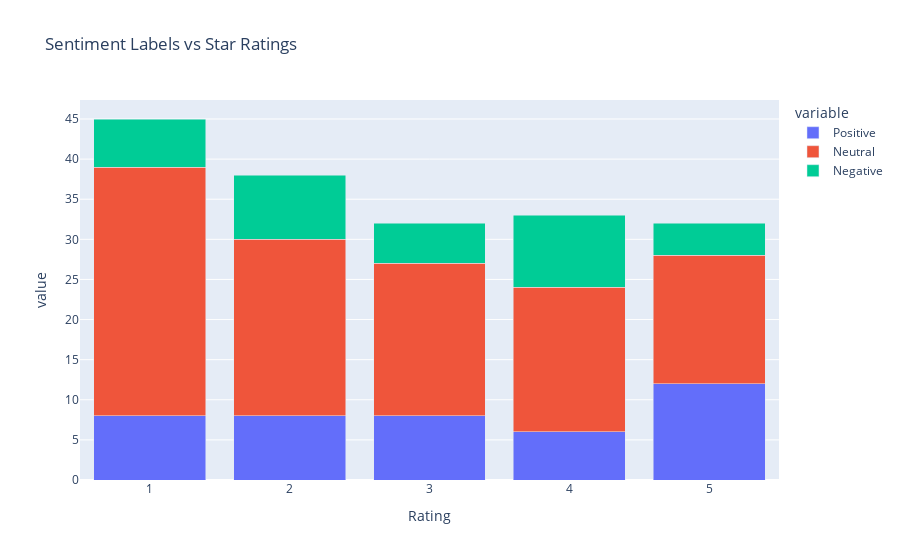

The notebook cell this image was saved under:
### Code cell
sentiment_rating = pd.crosstab(df2["Rating"], df2["Sentiment"]).reset_index()

fig = px.bar(sentiment_rating, x="Rating",
             y=["Positive","Neutral","Negative"],
             title="Sentiment Labels vs Star Ratings",
             barmode="stack")
fig.show()

### Figure 1 — Plotly figure (JSON) as saved in the notebook; plotly's stock layout.template omitted (floating-point values rounded to 4 significant figures)
{"data": [{"alignmentgroup": "True", "hovertemplate": "variable=Positive<br>Rating=%{x}<br>value=%{y}<extra></extra>", "legendgroup": "Positive", "marker": {"color": "#636efa", "pattern": {"shape": ""}}, "name": "Positive", "offsetgroup": "Positive", "orientation": "v", "showlegend": true, "textposition": "auto", "type": "bar", "x": [1, 2, 3, 4, 5], "xaxis": "x", "y": [8, 8, 8, 6, 12], "yaxis": "y"}, {"alignmentgroup": "True", "hovertemplate": "variable=Neutral<br>Rating=%{x}<br>value=%{y}<extra></extra>", "legendgroup": "Neutral", "marker": {"color": "#EF553B", "pattern": {"shape": ""}}, "name": "Neutral", "offsetgroup": "Neutral", "orientation": "v", "showlegend": true, "textposition": "auto", "type": "bar", "x": [1, 2, 3, 4, 5], "xaxis": "x", "y": [31, 22, 19, 18, 16], "yaxis": "y"}, {"alignmentgroup": "True", "hovertemplate": "variable=Negative<br>Rating=%{x}<br>value=%{y}<extra></extra>", "legendgroup": "Negative", "marker": {"color": "#00cc96", "pattern": {"shape": ""}}, "name": "Negative", "offsetgroup": "Negative", "orientation": "v", "showlegend": true, "textposition": "auto", "type": "bar", "x": [1, 2, 3, 4, 5], "xaxis": "x", "y": [6, 8, 5, 9, 4], "yaxis": "y"}], "layout": {"autosize": true, "barmode": "stack", "legend": {"title": {"text": "variable"}, "tracegroupgap": 0}, "title": {"text": "Sentiment Labels vs Star Ratings"}, "xaxis": {"anchor": "y", "autorange": true, "domain": [0, 1], "range": [0.5, 5.5], "title": {"text": "Rating"}, "type": "linear"}, "yaxis": {"anchor": "x", "autorange": true, "domain": [0, 1], "range": [0, 47.37], "title": {"text": "value"}, "type": "linear"}}}
